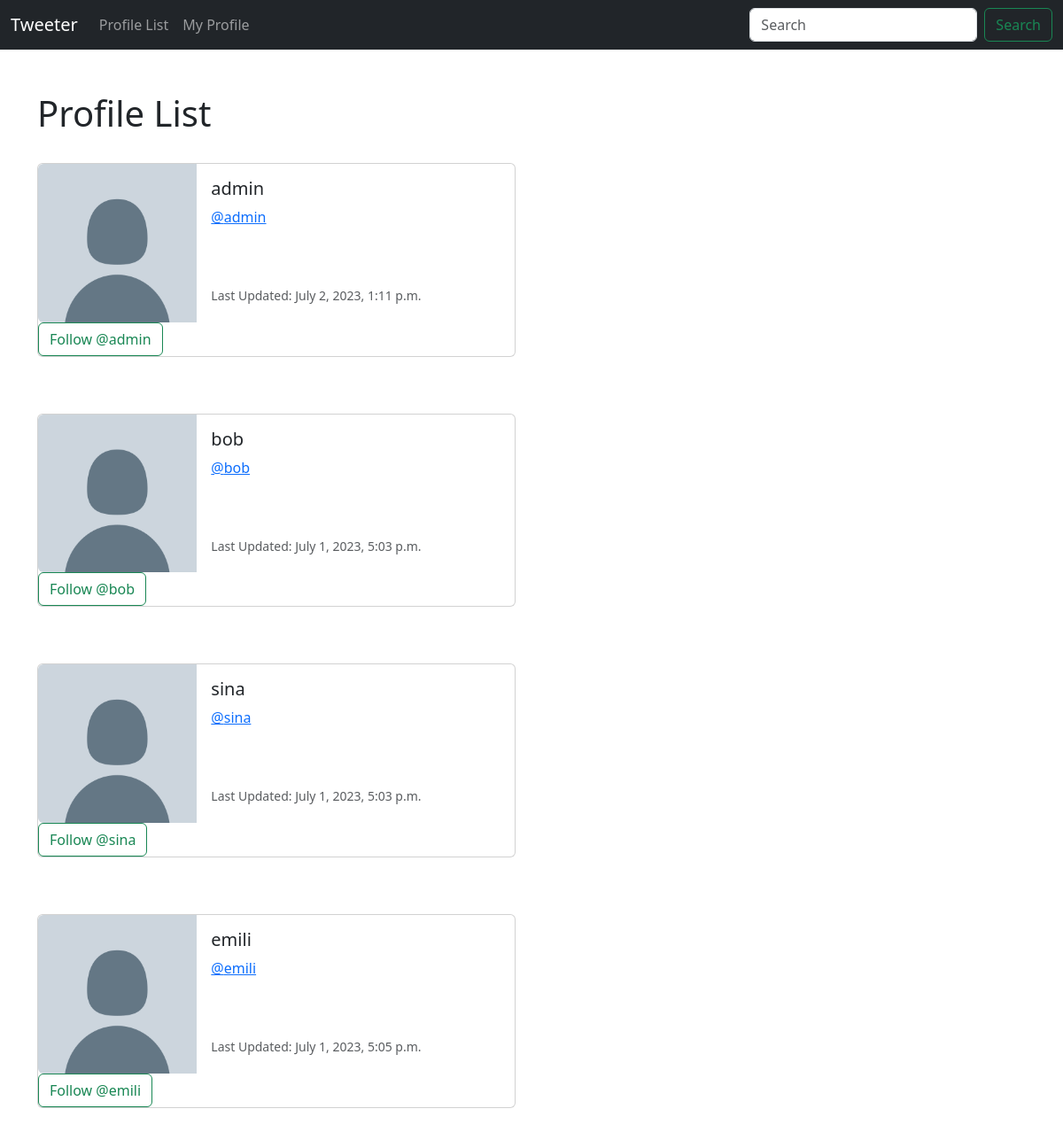
The page /profile_list/ (signed in) on the database as committed earlier.
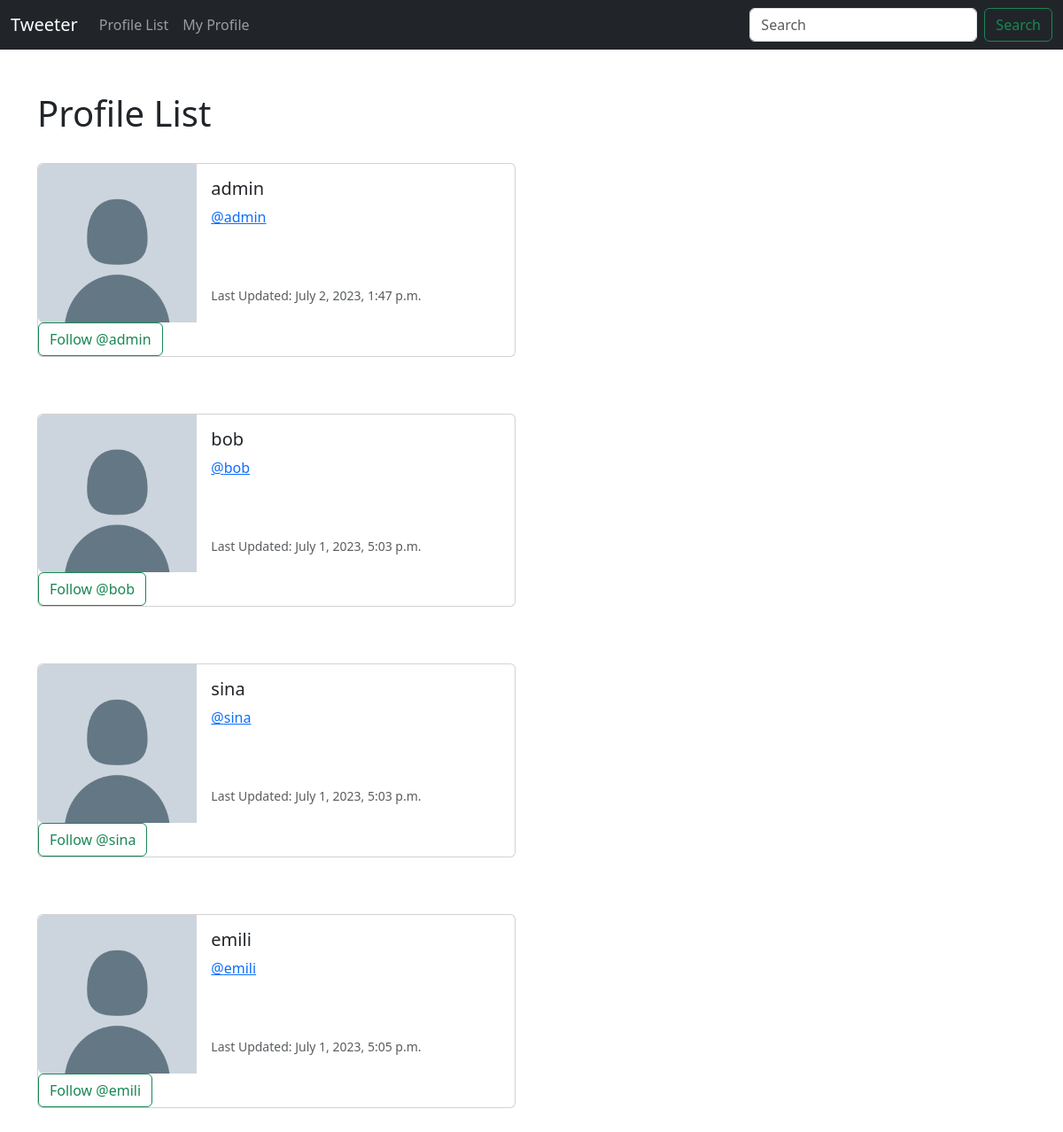
The same page on the database as committed later.
### tweeter/models.py (models this page shows, shortened)
class Profile(models.Model):
    user = models.OneToOneField(User, on_delete=models.CASCADE)
    follows = models.ManyToManyField("self",
        related_name="followed_by",
        symmetrical=False,
        blank=True)
    date_modified = models.DateTimeField(User, auto_now=True)

### tweeter/views.py (the view)
# urls.py: path('profile_list/', views.profile_list, name='profile_list'),
def profile_list(request):
    if request.user.is_authenticated:
        profiles = Profile.objects.exclude(user=request.user)
        return render(request, 'profile_list.html', {"profiles":profiles})
    else:
        messages.success(request, ("You must be logged in to view this page... "))
        return redirect('home')

### tweeter/templates/profile_list.html (shortened to what this page needs)
{% extends 'base.html' %}
{% load static %}
{% block content %}
    <h1>Profile List </h1>
<br/>
{% if profiles %}
    {% for profile in profiles %}
    <div class="card mb-3" style="max-width: 540px;">
        <div class="row g-0">
          <div class="col-md-4">
            <img src="{% static 'images/none photo.png' %}" class="img-fluid rounded-start" alt="Profile Image ">
          </div>
          <div class="col-md-8">
            <div class="card-body">
              <h5 class="card-title">{{ profile.user.username }}
              </h5>
              <p class="card-text"><a href="{% url 'profile' profile.user.id %}">@{{ profile.user.username }}
              </a></p>
              <br/><br/>
              <p class="card-text"><small class="text-body-secondary">
              Last Updated: {{ profile.date_modified }}</small>
              </p>
            </div>
          </div>
          <br/>
          <form method=POST>
            {% if profile in user.profile.follows.all %}
                <button class="btn btn-outline-danger" name="follow"
                value="unfollow" type="submit">
                   Unfollow @{{profile.user.username}}
                </button>
            {% else %}
                <button class="btn btn-outline-success" name="follow"
                value="follow" type="submit">
                Follow @{{profile.user.username}}
                </button>
            {% endif %}
          </form>
          <br/>
        </div>
      </div>
      <br/><br/>
    {% endfor %}
{%endif%}
{% endblock %}

### tweeter/templates/base.html (shortened to what this page needs)
<!doctype html>
<html lang="en">
  <head>
    <link href="https://cdn.jsdelivr.net/npm/bootstrap@5.3.0/dist/css/bootstrap.min.css" rel="stylesheet">
  </head>
  <body>
    {% include 'navbar.html' %}
    <br/>
    <div class="container">
        <br/>
        {% block content %}
        {% endblock %}
    </div>
  </body>
</html>

### tweeter/templates/navbar.html (shortened to what this page needs)
<nav class="navbar navbar-expand-lg navbar-dark bg-dark">
    <div class="container-fluid">
      <a class="navbar-brand" href="{% url 'home' %}">Tweeter</a>
      <div class="collapse navbar-collapse" id="navbarSupportedContent">
        <ul class="navbar-nav me-auto mb-2 mb-lg-0">
            <li class="nav-item">
                <a class="nav-link"
                href="{% url 'profile_list' %}">Profile List </a>
            </li>
            {% if user.is_authenticated %}
            <li class="nav-item">
                <a class="nav-link"
                href="{% url 'profile' request.user.id %}">My Profile</a>
            </li>
             {% endif %}
        </ul>
        <form class="d-flex" role="search">
          <input class="form-control me-2" type="search" placeholder="Search" aria-label="Search">
          <button class="btn btn-outline-success" type="submit">Search</button>
        </form>
      </div>
    </div>
  </nav>

Rows that differ between the two databases and show on the page:
changed Profile "admin": date_modified "July 2, 2023, 1:11 p.m." → "July 2, 2023, 1:47 p.m."
